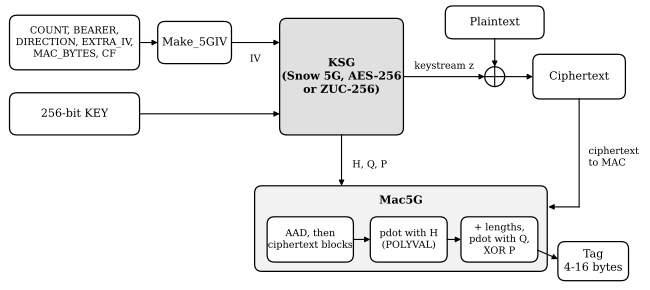

The script that saved this image:
#!/usr/bin/env python3
"""Fig. 1 - Structure of the 3GPP 256-AEAD1 framework (TS 35.243, clause 5).

Conceptual block diagram; no measured data. Grayscale.
Run:  python3 fig1_aead1.py    ->  fig1_aead1.pdf, fig1_aead1.png (300 dpi)
"""
import matplotlib.pyplot as plt
from matplotlib.patches import FancyBboxPatch

plt.rcParams.update({"font.family": "serif", "font.size": 8})
fig, ax = plt.subplots(figsize=(6.5, 2.9))
ax.set_xlim(0, 100)
ax.set_ylim(0, 46)
ax.axis("off")


def box(x, y, w, h, text, fill="white", bold=False, fs=8):
    ax.add_patch(FancyBboxPatch((x, y), w, h, boxstyle="round,pad=0.4,rounding_size=1.2",
                                fc=fill, ec="black", lw=0.9))
    ax.text(x + w / 2, y + h / 2, text, ha="center", va="center",
            fontweight="bold" if bold else "normal", fontsize=fs)


def arrow(x1, y1, x2, y2, label=None, lx=0, ly=1.4):
    ax.annotate("", xy=(x2, y2), xytext=(x1, y1),
                arrowprops=dict(arrowstyle="-|>", lw=0.8, color="black", shrinkA=0, shrinkB=0))
    if label:
        ax.text((x1 + x2) / 2 + lx, (y1 + y2) / 2 + ly, label, ha="center", va="bottom", fontsize=7)


def xor(x, y):
    ax.add_patch(plt.Circle((x, y), 1.6, fc="white", ec="black", lw=0.9))
    ax.plot([x - 1.6, x + 1.6], [y, y], color="black", lw=0.8)
    ax.plot([x, x], [y - 1.6, y + 1.6], color="black", lw=0.8)


# Inputs
box(0.8, 35.5, 20, 8, "COUNT, BEARER,\nDIRECTION, EXTRA_IV,\nMAC_BYTES, CF", fs=7)
box(24.5, 36.5, 11, 6, "Make_5GIV")
arrow(21.2, 39.5, 24.1, 39.5)
box(0.8, 25, 20, 6, "256-bit KEY")

# Keystream generator
box(44, 25, 19, 18, "KSG\n(Snow 5G, AES-256\nor ZUC-256)", fill="0.88", bold=True)
arrow(35.9, 39.5, 43.6, 39.5)
ax.text(39.7, 37.6, "IV", ha="center", va="top", fontsize=7)
arrow(21.2, 28, 43.6, 28)

# Encryption path
xor(78, 34)
box(84.5, 30.8, 14, 6.4, "Ciphertext")
arrow(63.4, 34, 76.4, 34, "keystream z", ly=0.9)
box(70.5, 40.5, 15, 4.5, "Plaintext")
arrow(78, 40.1, 78, 35.6)
arrow(79.6, 34, 84.1, 34)

# H, Q, P and Mac5G
box(40, 3, 46, 13, "", fill="0.95")
ax.text(63, 14, "Mac5G", ha="center", va="center", fontweight="bold")
box(42, 4.5, 13, 6.5, "AAD, then\nciphertext blocks", fs=7)
box(58.5, 4.5, 11.5, 6.5, "pdot with H\n(POLYVAL)", fs=7)
box(73, 4.5, 11.5, 6.5, "+ lengths,\npdot with Q,\nXOR P", fs=7)
arrow(55.4, 7.75, 58.1, 7.75)
arrow(70.4, 7.75, 72.6, 7.75)
arrow(53.5, 24.6, 53.5, 16.4, "H, Q, P", lx=4.5, ly=-1.5)
ax.plot([91.5, 91.5], [30.4, 13], color="black", lw=0.8)
arrow(91.5, 13, 86.6, 13)
ax.text(93, 21, "ciphertext\nto MAC", ha="left", va="center", fontsize=7)
box(88.5, 1.5, 10.5, 5.5, "Tag\n4-16 bytes")
arrow(84.9, 6.0, 88.1, 4.6)

fig.tight_layout(pad=0.2)
fig.savefig("fig1_aead1.pdf")
fig.savefig("fig1_aead1.png", dpi=300)
print("saved fig1_aead1.pdf and fig1_aead1.png")
